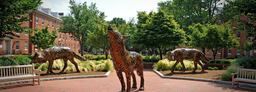
#> input picture wolves.png, 256 x 92 px, shrunk from 1500 x 539 before the run
$ jupyter execute p1_HSV.ipynb
#> lines starting #> are read from the running program, lines starting #| are printed output that depends on the picture
[cell 1]
import numpy as np
import matplotlib.pyplot as plt
from PIL import Image
import cv2
import time

[cell 2]
# use OpenCV to read dimensional values of image
img_HSV = cv2.imread("wolves.png", cv2.IMREAD_UNCHANGED)
#> img_HSV is the input picture: shape (92, 256, 3); mean B, G, R 73.6, 98.5, 105.2
img = cv2.cvtColor(img_HSV, cv2.COLOR_BGR2HSV)
#> img: shape (92, 256, 3); mean H, S, V 35.4, 105.2, 112.8
# cv2.imshow("image", img)
# cv2.waitKey(0)
print('Shape: ', img.shape)
#| Shape:  (92, 256, 3)
print('Size: ', img.size)
#| Size:  70656

[cell 3]
# size of image matrix
y_axis = len(img)
#> y_axis = 92
x_axis = len(img[0])
#> x_axis = 256
z_axis = len(img[0][0])
#> z_axis = 3
HSV_diff1 = []
HSV_diff2 = []
HSV_diff3 = []
start = np.zeros(6)
end = np.zeros(6)

[cell 4]
start[0] = time.time()
for i in range(y_axis-1):
    for j in range(x_axis):
        sum_diff = 0
        for k in range(z_axis):
            sum_diff += (img[i][j][k] - img[i+1][j][k])**2
        HSV_diff1.append(sum_diff)
#> after the loop, HSV_diff1 = 23296 items
end[0] = time.time()

[cell 5]
start[1] = time.time()
for i in range(y_axis):
    for j in range(x_axis-1):
        sum_diff = 0
        for k in range(z_axis):
            sum_diff += (img[i][j][k] - img[i][j+1][k])**2
        HSV_diff2.append(sum_diff)
#> after the loop, HSV_diff2 = 23460 items
end[1] = time.time()

[cell 6]
start[2] = time.time()
for i in range(y_axis-1):
    for j in range(x_axis-1):
        sum_diff = 0
        for k in range(z_axis):
            sum_diff += (img[i][j][k] - img[i+1][j+1][k])**2
        HSV_diff3.append(sum_diff)
#> after the loop, HSV_diff3 = 23205 items
end[2] = time.time()

[cell 7]
start[3] = time.time()
plt.hist(HSV_diff1, 50, label="(x,y+1)")
plt.title("HSV pair (x,y) & (x,y+1)")
end[3] = time.time()
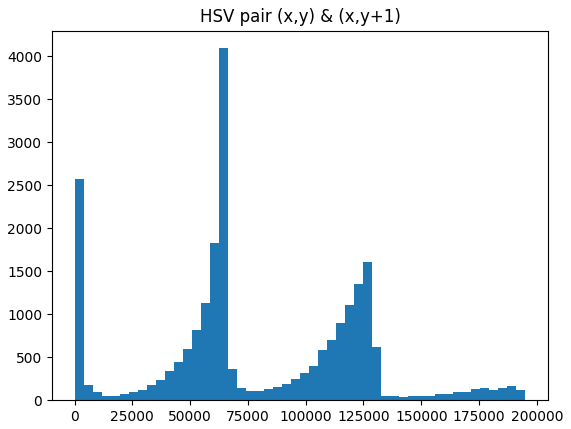
#> figure drawn by matplotlib, 1 panel; tallest bar 4094 high, from x = 62424 to 66325.5

[cell 8]
start[4] = time.time()
plt.hist(HSV_diff2, 50, label="(x+1,y)")
plt.title("HSV pair (x,y) & (x+1,y)")
end[4] = time.time()
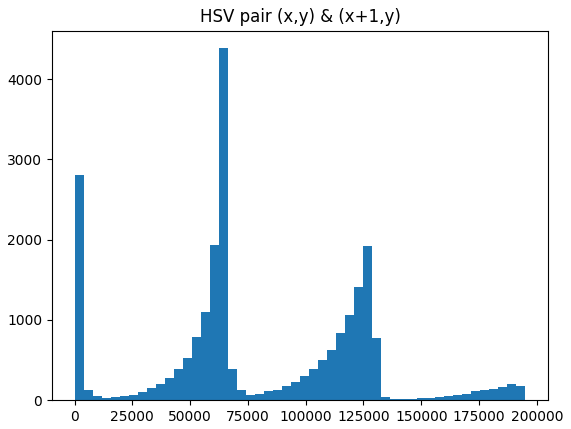
#> figure drawn by matplotlib, 1 panel; tallest bar 4385 high, from x = 62424 to 66325.5

[cell 9]
start[5] = time.time()
plt.hist(HSV_diff3, 50, label="(x+1,y+1)")
plt.title("HSV pair (x,y) & (x+1,y+1)")
end[5] = time.time()
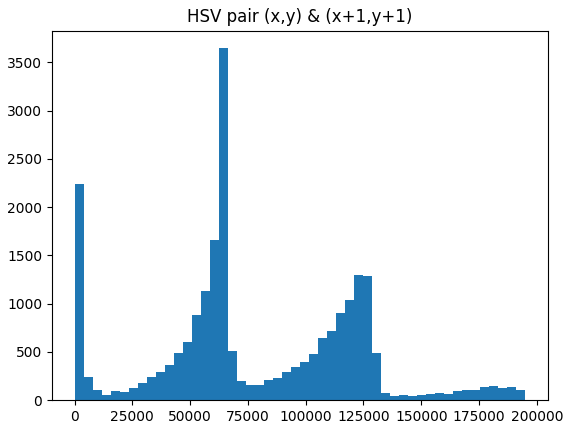
#> figure drawn by matplotlib, 1 panel; tallest bar 3647 high, from x = 62424 to 66325.5
